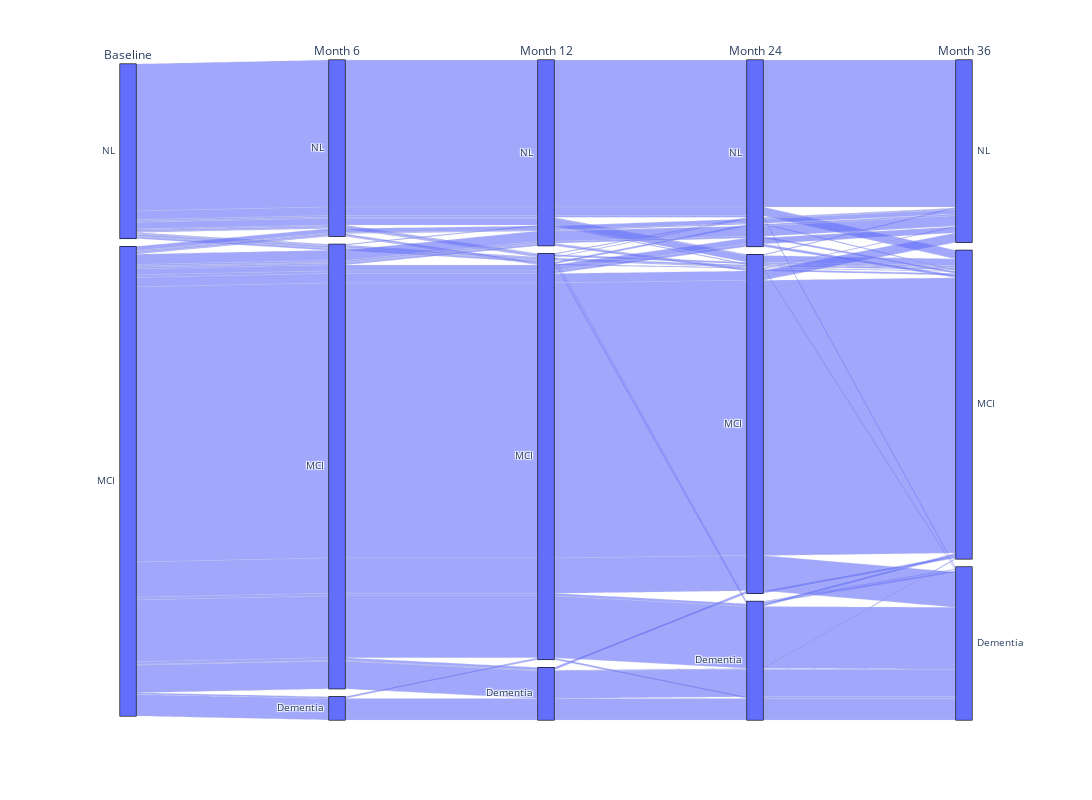

Write notebook code for a chart like this one.
### Code cell
import plotly.express as px
pd.DataFrame.iteritems = pd.DataFrame.items
df = copy.deepcopy(rid)
df = df.reset_index()

del df['RID']

# diags = ['NL', 'MCI', 'MCI to Dementia', 'Dementia', 'NL to MCI', 'NL to Dementia']
diags = ['NL', 'Dementia', 'MCI', 'NL to MCI', 'MCI to Dementia', 'MCI to NL', 'Dementia to MCI', 'NL to Dementia']

fig = px.parallel_categories(df, dimensions=chosen_order, labels={
    "bl": "Baseline",
    "m06": "Month 6",
    "m12": "Month 12",
    "m24": "Month 24",
    "m36": "Month 36",
})
# fig = px.parallel_categories(df1, dimensions=chosen_order, color=df1.index, color_continuous_scale=px.colors.sequential.Inferno)
# fig = px.parallel_categories(df1, dimensions=chosen_order, color='bl', color_continuous_scale=px.colors.sequential.Inferno)



fig.update_layout(
    width=1350,
    height=800,
    # margin=dict(l=20, r=50, t=20, b=20),
    # paper_bgcolor="LightSteelBlue",
)
color_for_nodes = ["red","green","blue","violet","maroon", "yellow"]
# fig.update_traces(node_color = color_for_nodes)
fig.show()
fig.write_html("Disease_progression_firstFiveVisits.html")
# fig.write_image("Disease_progression_firstFiveVisits.html.png")

### Figure 1 — Plotly figure (JSON) as saved in the notebook; plotly's stock layout.template omitted (floating-point values rounded to 4 significant figures; data arrays with more than 128 entries replaced by an {"elided": "..."} marker saying what was removed)
{"data": [{"dimensions": [{"label": "Baseline", "values": {"elided": "749 str values"}}, {"label": "Month 6", "values": {"elided": "749 str values"}}, {"label": "Month 12", "values": {"elided": "749 str values"}}, {"label": "Month 24", "values": {"elided": "749 str values"}}, {"label": "Month 36", "values": {"elided": "749 str values"}}], "domain": {"x": [0, 1], "y": [0, 1]}, "name": "", "type": "parcats"}], "layout": {"height": 800, "legend": {"tracegroupgap": 0}, "margin": {"t": 60}, "width": 1350}}
